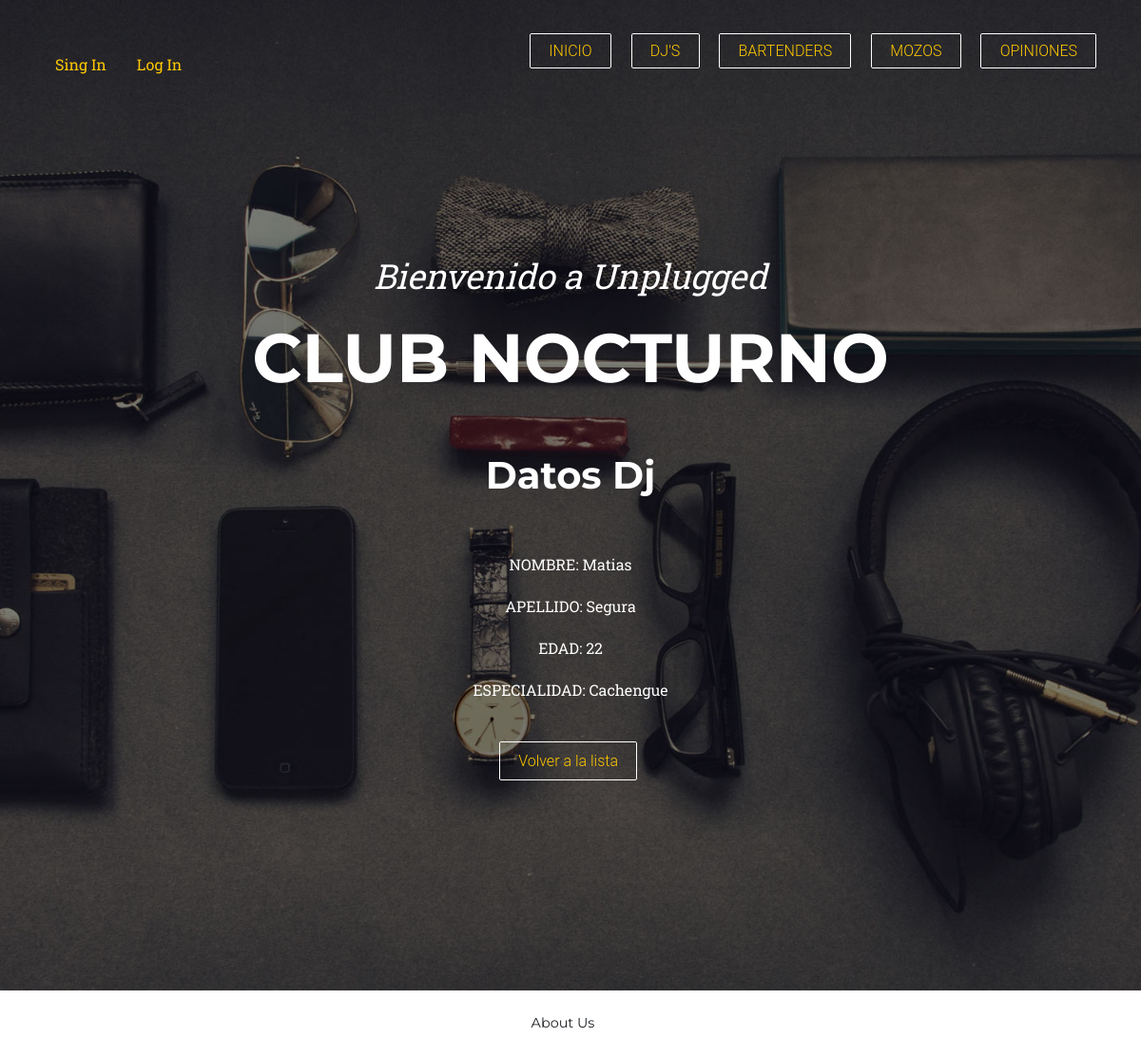
The app's page /Dj/6 with its own data.
### appWeb/models.py (models this page shows, shortened)
class dj (models.Model):
    nombre = models.CharField(max_length=40)
    apellido = models.CharField(max_length=40)
    edad = models.IntegerField()
    especialidad = models.CharField(max_length=40)

### appWeb/views.py (the view)
# urls.py: path('Dj/<pk>', djDetail.as_view(), name='Djdetail'),
class djDetail (DetailView):
    model = dj
    template_name= 'appWeb/dj_Detalle.html'

### appWeb/template/appWeb/dj_Detalle.html
{% extends 'appWeb/padre.html' %}
{% load static %}
{% block section1 %}
<h1>Datos Dj</h1>
<br>
<br>
<center>
<p>NOMBRE: {{dj.nombre}}</p>
<p>APELLIDO: {{dj.apellido}}</p>
<p>EDAD: {{dj.edad}}</p>
<p>ESPECIALIDAD: {{dj.especialidad}}</p>
<br>
<p>
<a href="{% url 'dj_list' %}" class="button1">Volver a la lista</a>
</p>
</center>
{% endblock %}

### records on screen
dj: nombre "Matias", apellido "Segura", edad "22", especialidad "Cachengue"
